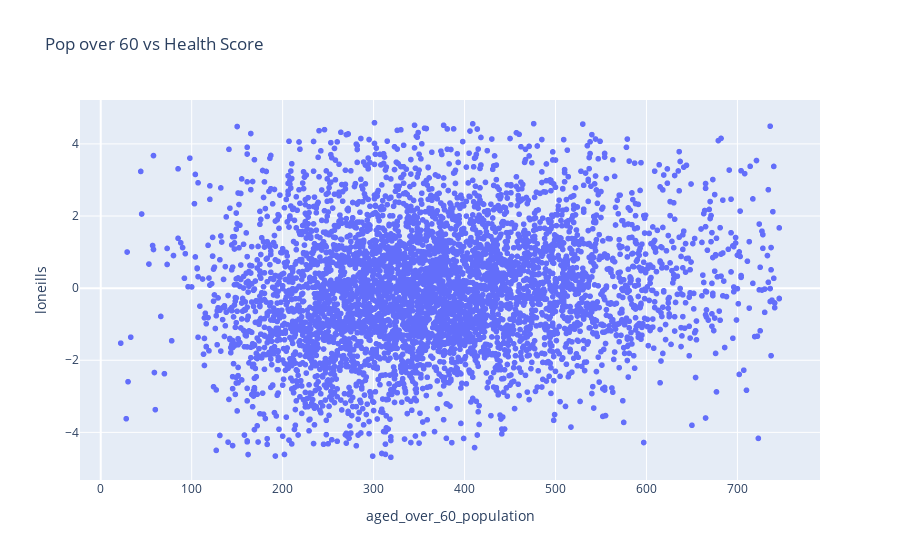

The notebook cell saved with this chart:
### Code cell
fig = px.scatter(loneliness_health, y='loneills', x='aged_over_60_population', title='Pop over 60 vs Health Score')
fig.show()

### Figure 1 — Plotly figure (JSON) as saved in the notebook; plotly's stock layout.template omitted (floating-point values rounded to 4 significant figures; data arrays with more than 128 entries replaced by an {"elided": "..."} marker saying what was removed)
{"data": [{"hovertemplate": "aged_over_60_population=%{x}<br>loneills=%{y}<extra></extra>", "legendgroup": "", "marker": {"color": "#636efa", "symbol": "circle"}, "mode": "markers", "name": "", "showlegend": false, "type": "scattergl", "x": {"elided": "4943 int values"}, "xaxis": "x", "y": {"elided": "4943 float values"}, "yaxis": "y"}], "layout": {"autosize": true, "legend": {"tracegroupgap": 0}, "title": {"text": "Pop over 60 vs Health Score"}, "xaxis": {"anchor": "y", "autorange": true, "domain": [0, 1], "range": [-20.17, 788.2], "title": {"text": "aged_over_60_population"}, "type": "linear"}, "yaxis": {"anchor": "x", "autorange": true, "domain": [0, 1], "range": [-5.37, 5.267], "title": {"text": "loneills"}, "type": "linear"}}}
